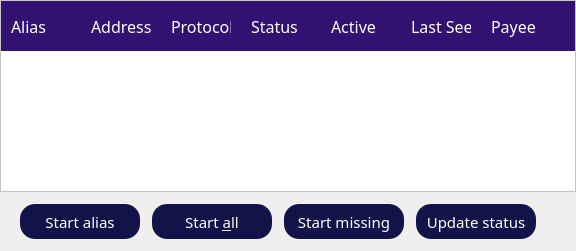
               <widget class="QWidget" name="tabMyLibernodes_4">
                <property name="font">
                 <font>
                  <family>LibercoinLight</family>
                 </font>
                </property>
                <attribute name="title">
                 <string>My Libernodes</string>
                </attribute>
                <layout class="QGridLayout" name="gridLayout_7">
                 <property name="leftMargin">
                  <number>0</number>
                 </property>
                 <property name="topMargin">
                  <number>0</number>
                 </property>
                 <property name="rightMargin">
                  <number>0</number>
                 </property>
                 <property name="bottomMargin">
                  <number>0</number>
                 </property>
                 <property name="spacing">
                  <number>-1</number>
                 </property>
                 <item row="0" column="0">
                  <layout class="QVBoxLayout" name="verticalLayout_12">
                   <property name="spacing">
                    <number>0</number>
                   </property>
                   <property name="leftMargin">
                    <number>0</number>
                   </property>
                   <property name="bottomMargin">
                    <number>0</number>
                   </property>
                   <item>
                    <widget class="QTableWidget" name="tableWidgetMyLibernodes_4">
                     <property name="minimumSize">
                      <size>
                       <width>500</width>
                       <height>0</height>
                      </size>
                     </property>
                     <property name="font">
                      <font>
                       <family>LibercoinLight</family>
                       <pointsize>12</pointsize>
                      </font>
                     </property>
                     <property name="styleSheet">
                      <string notr="true">
QHeaderView::section {height:50; width: 100;border: 0px solid white; background-color: #321172; color: white; font-size: 12pt;padding-left: 10; padding-right:10; } 
QHeaderView::down-arrow { image: url(:/icons/txdown); width: 8px; height: 8px; }
 QHeaderView::up-arrow { image: url(:/icons/txup); width: 8px; height: 8px; }

QTableView{
alternate-background-color: #EAE6F1;
background-color: white;
}

QScrollBar:horizontal {
            border: 0px solid;
            background: transparent;
            height: 14px;
            margin: 0px 0px 0px 0px;
              padding: 4px;
}
QScrollBar:vertical {
            border: 0px solid #321172;
            background: transparent;
            width: 14px;
            margin: 0px 0px 0px 0px;
       padding: 4px;
        }
QScrollBar::handle {
            background: #aaaaaa;
            border: 0px;
            border-radius: 3px;
        }
        QScrollBar::add-line:vertical {
            height: 0px;
            subcontrol-position: bottom;
            subcontrol-origin: margin;
        }
        QScrollBar::sub-line:vertical {
            height: 0 px;
            subcontrol-position: top;
            subcontrol-origin: margin;
        }
        QScrollBar::add-line:horizontal {
            width: 0px;
            subcontrol-position: right;
            subcontrol-origin: margin;
        }
        QScrollBar::sub-line:horizontal {
            width: 0 px;
            subcontrol-position: left;
            subcontrol-origin: margin;
        }</string>
                     </property>
                     <property name="editTriggers">
                      <set>QAbstractItemView::NoEditTriggers</set>
                     </property>
                     <property name="alternatingRowColors">
                      <bool>true</bool>
                     </property>
                     <property name="selectionMode">
                      <enum>QAbstractItemView::SingleSelection</enum>
                     </property>
                     <property name="selectionBehavior">
                      <enum>QAbstractItemView::SelectRows</enum>
                     </property>
                     <property name="showGrid">
                      <bool>false</bool>
                     </property>
                     <property name="gridStyle">
                      <enum>Qt::NoPen</enum>
                     </property>
                     <property name="sortingEnabled">
                      <bool>true</bool>
                     </property>
                     <property name="columnCount">
                      <number>7</number>
                     </property>
                     <attribute name="horizontalHeaderDefaultSectionSize">
                      <number>80</number>
                     </attribute>
                     <attribute name="horizontalHeaderMinimumSectionSize">
                      <number>80</number>
                     </attribute>
                     <attribute name="horizontalHeaderStretchLastSection">
                      <bool>true</bool>
                     </attribute>
                     <attribute name="verticalHeaderVisible">
                      <bool>false</bool>
                     </attribute>
                     <column>
                      <property name="text">
                       <string>Alias</string>
                      </property>
                      <property name="textAlignment">
                       <set>AlignLeading|AlignVCenter</set>
                      </property>
                     </column>
                     <column>
                      <property name="text">
                       <string>Address</string>
                      </property>
                      <property name="textAlignment">
                       <set>AlignLeading|AlignVCenter</set>
                      </property>
                     </column>
                     <column>
                      <property name="text">
                       <string>Protocol</string>
                      </property>
                      <property name="textAlignment">
                       <set>AlignLeading|AlignVCenter</set>
                      </property>
                     </column>
                     <column>
                      <property name="text">
                       <string>Status</string>
                      </property>
                      <property name="textAlignment">
                       <set>AlignLeading|AlignVCenter</set>
                      </property>
                     </column>
                     <column>
                      <property name="text">
                       <string>Active</string>
                      </property>
                      <property name="textAlignment">
                       <set>AlignLeading|AlignVCenter</set>
                      </property>
                     </column>
                     <column>
                      <property name="text">
                       <string>Last Seen</string>
                      </property>
                      <property name="textAlignment">
                       <set>AlignLeading|AlignVCenter</set>
                      </property>
                     </column>
                     <column>
                      <property name="text">
                       <string>Payee</string>
                      </property>
                      <property name="textAlignment">
                       <set>AlignLeading|AlignVCenter</set>
                      </property>
                      <property name="foreground">
                       <brush brushstyle="NoBrush">
                        <color alpha="255">
                         <red>0</red>
                         <green>0</green>
                         <blue>0</blue>
                        </color>
                       </brush>
                      </property>
                     </column>
                    </widget>
                   </item>
                   <item>
                    <layout class="QHBoxLayout" name="horizontalLayout_15">
                     <property name="spacing">
                      <number>12</number>
                     </property>
                     <property name="leftMargin">
                      <number>20</number>
                     </property>
                     <property name="topMargin">
                      <number>12</number>
                     </property>
                     <property name="rightMargin">
                      <number>0</number>
                     </property>
                     <property name="bottomMargin">
                      <number>12</number>
                     </property>
                     <item>
                      <widget class="QPushButton" name="startButton_4">
                       <property name="enabled">
                        <bool>true</bool>
                       </property>
                       <property name="minimumSize">
                        <size>
                         <width>0</width>
                         <height>35</height>
                        </size>
                       </property>
                       <property name="font">
                        <font>
                         <family>LibercoinRegular</family>
                         <pointsize>11</pointsize>
                        </font>
                       </property>
                       <property name="styleSheet">
                        <string notr="true">
QPushButton {
background-color: #121349;
color: white;
border-radius:15px;
height:35px;
width:120px;
border: 0;
}
QPushButton:hover {
background-color: #121349;
color: white;
height:35px;
width:120px;
border:0;
}
QPushButton:hover!pressed {
background-color: #4a0e95;
color: white;
border-radius:15px;
height:35px;
width:120px;
border: 0;
}</string>
                       </property>
                       <property name="text">
                        <string>Start alias</string>
                       </property>
                      </widget>
                     </item>
                     <item>
                      <widget class="QPushButton" name="startAllButton_4">
                       <property name="minimumSize">
                        <size>
                         <width>0</width>
                         <height>35</height>
                        </size>
                       </property>
                       <property name="font">
                        <font>
                         <family>LibercoinRegular</family>
                         <pointsize>11</pointsize>
                        </font>
                       </property>
                       <property name="styleSheet">
                        <string notr="true">
QPushButton {
background-color: #121349;
color: white;
border-radius:15px;
height:35px;
width:120px;
border: 0;
}
QPushButton:hover {
background-color: #121349;
color: white;
height:35px;
width:120px;
border:0;
}
QPushButton:hover!pressed {
background-color: #4a0e95;
color: white;
border-radius:15px;
height:35px;
width:120px;
border: 0;
}</string>
                       </property>
                       <property name="text">
                        <string>Start &amp;all</string>
                       </property>
                      </widget>
                     </item>
                     <item>
                      <widget class="QPushButton" name="startMissingButton_4">
                       <property name="minimumSize">
                        <size>
                         <width>0</width>
                         <height>35</height>
                        </size>
                       </property>
                       <property name="font">
                        <font>
                         <family>LibercoinRegular</family>
                         <pointsize>11</pointsize>
                        </font>
                       </property>
                       <property name="styleSheet">
                        <string notr="true">
QPushButton {
background-color: #121349;
color: white;
border-radius:15px;
height:35px;
width:120px;
border: 0;
}
QPushButton:hover {
background-color: #121349;
color: white;
height:35px;
width:120px;
border:0;
}
QPushButton:hover!pressed {
background-color: #4a0e95;
color: white;
border-radius:15px;
height:35px;
width:120px;
border: 0;
}</string>
                       </property>
                       <property name="text">
                        <string>Start missing</string>
                       </property>
                      </widget>
                     </item>
                     <item>
                      <widget class="QPushButton" name="UpdateButton_4">
                       <property name="minimumSize">
                        <size>
                         <width>0</width>
                         <height>35</height>
                        </size>
                       </property>
                       <property name="font">
                        <font>
                         <family>LibercoinRegular</family>
                         <pointsize>11</pointsize>
                        </font>
                       </property>
                       <property name="styleSheet">
                        <string notr="true">
QPushButton {
background-color: #121349;
color: white;
border-radius:15px;
height:35px;
width:120px;
border: 0;
}
QPushButton:hover {
background-color: #121349;
color: white;
height:35px;
width:120px;
border:0;
}
QPushButton:hover!pressed {
background-color: #4a0e95;
color: white;
border-radius:15px;
height:35px;
width:120px;
border: 0;
}</string>
                       </property>
                       <property name="text">
                        <string>Update status</string>
                       </property>
                      </widget>
                     </item>
                     <item>
                      <spacer name="horizontalSpacer_9">
                       <property name="orientation">
                        <enum>Qt::Horizontal</enum>
                       </property>
                       <property name="sizeHint" stdset="0">
                        <size>
                         <width>40</width>
                         <height>20</height>
                        </size>
                       </property>
                      </spacer>
                     </item>
                    </layout>
                   </item>
                  </layout>
                 </item>
                </layout>
               </widget>
